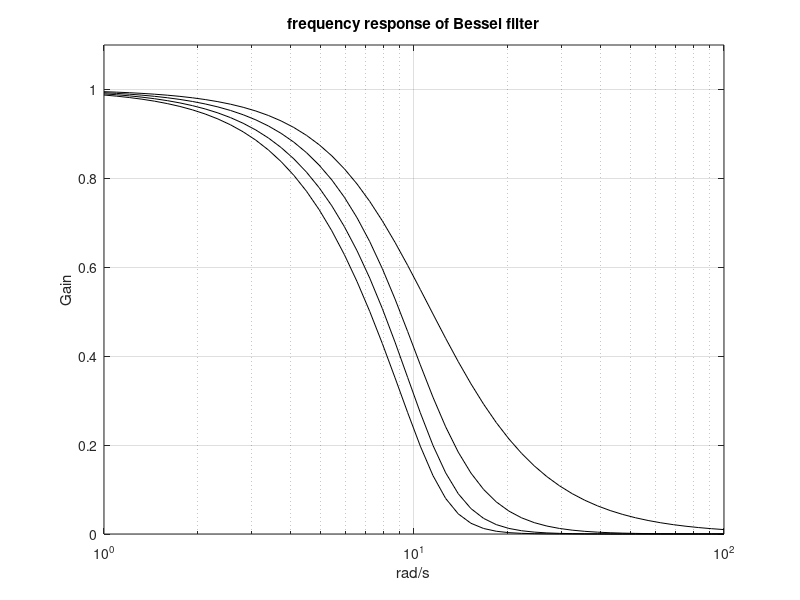

The MATLAB source for this figure:
% Comparison of frequency response of Bessel filters
wc=10; % desired cut-off frequency
N=2; % order of the filter
[num,den]=besself(N,wc); %analog Bessel filter
w=logspace(0,2); %logaritmic set of frequency values
G=freqs(num,den,w); %computes frequency response
semilogx(w,abs(G),'k'); %plots linear amplitude
hold on;
axis([1 100 0 1.1]);
grid;
ylabel('Gain'); xlabel('rad/s'); title('frequency response of Bessel filter');
for N=4:2:8, % more orders of the filter
[num,den]=besself(N,wc); %analog Bessel filter
G=freqs(num,den,w); %computes frequency response
semilogx(w,abs(G),'k'); %plots linear amplitude
end;
